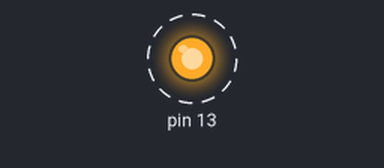
Recording of a sketch running on a simulated Arduino Uno, built with avr-gcc and run on an emulated ATmega328P. On the bench: output pins drawn as LEDs (lit = HIGH). Dashed ring = blinking.

Above: at 0.2 s.
Timing chart, 0 to 3.0 s (numbered marks = the images above):
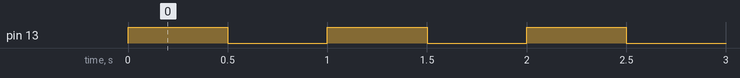

The sketch:

blink_low_level.ino
```cpp
void setup() {
  DDRB |= B00100000;
  cli();
  TCCR1A = 0;// set TCCR1A para 0, modo de operação normal
  TCCR1B = 0;// set TCCR1A para 0, modo de operação normal
  TCNT1= 0;// inicia o contador do 0
  OCR1A = 15624;// seta o comparador (16*10^6) / (1*1024) - 1
  OCR1A = 15624>>1;
  TCCR1B |= (1 << WGM12); //ctc mode
  TCCR1B |= (1 << CS10) | (1 << CS12); // Seta CS10 e CS12 bits para 1024 prescaler
  TIMSK1 |= (1 << OCIE1A); // ativa interrupção por comparação
  sei();
}

void loop() {
  // put your main code here, to run repeatedly:
}

ISR(TIMER1_COMPA_vect) {
  PORTB ^= B00100000;
}
```

Measured:
- by itself, pin 13: alternates HIGH for 0.50 s and LOW for 0.50 s
